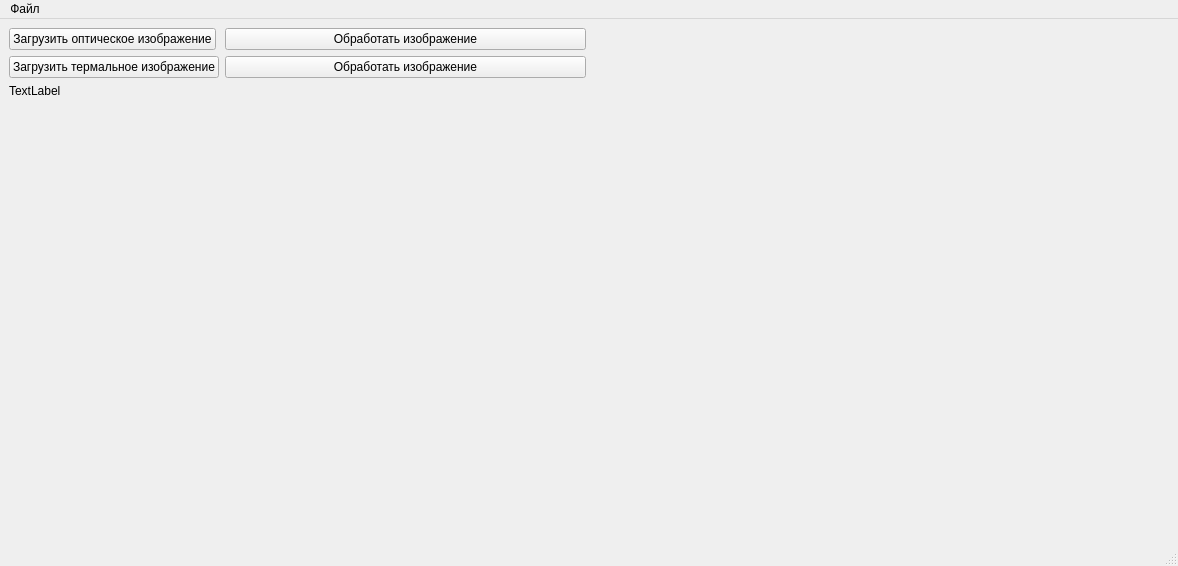
<?xml version="1.0" encoding="UTF-8"?>
<ui version="4.0">
 <class>MainWindow</class>
 <widget class="QMainWindow" name="MainWindow">
  <property name="geometry">
   <rect>
    <x>0</x>
    <y>0</y>
    <width>1178</width>
    <height>566</height>
   </rect>
  </property>
  <property name="windowTitle">
   <string>MainWindow</string>
  </property>
  <widget class="QWidget" name="centralwidget">
   <property name="sizePolicy">
    <sizepolicy hsizetype="Preferred" vsizetype="Preferred">
     <horstretch>0</horstretch>
     <verstretch>0</verstretch>
    </sizepolicy>
   </property>
   <property name="autoFillBackground">
    <bool>false</bool>
   </property>
   <layout class="QHBoxLayout" name="horizontalLayout_2">
    <item>
     <layout class="QVBoxLayout" name="verticalLayout">
      <item>
       <layout class="QFormLayout" name="formLayout">
        <item row="0" column="0">
         <widget class="QPushButton" name="pushButton_4">
          <property name="text">
           <string>Загрузить оптическое изображение</string>
          </property>
         </widget>
        </item>
        <item row="2" column="0">
         <widget class="QLabel" name="label">
          <property name="text">
           <string>TextLabel</string>
          </property>
         </widget>
        </item>
        <item row="1" column="0">
         <widget class="QPushButton" name="pushButton">
          <property name="text">
           <string>Загрузить термальное изображение</string>
          </property>
         </widget>
        </item>
        <item row="1" column="1">
         <widget class="QPushButton" name="pushButton_2">
          <property name="text">
           <string>Обработать изображение</string>
          </property>
         </widget>
        </item>
        <item row="0" column="1">
         <widget class="QPushButton" name="pushButton_3">
          <property name="text">
           <string>Обработать изображение</string>
          </property>
         </widget>
        </item>
       </layout>
      </item>
     </layout>
    </item>
    <item>
     <layout class="QHBoxLayout" name="horizontalLayout">
      <item>
       <widget class="QLabel" name="OpticLabel">
        <property name="text">
         <string/>
        </property>
        <property name="pixmap">
         <pixmap>../Res/OpticExample.jpg</pixmap>
        </property>
        <property name="scaledContents">
         <bool>true</bool>
        </property>
       </widget>
      </item>
      <item>
       <widget class="QLabel" name="ThermalLabel">
        <property name="text">
         <string/>
        </property>
        <property name="pixmap">
         <pixmap>../Res/ThermoExample.png</pixmap>
        </property>
       </widget>
      </item>
      <item>
       <layout class="QHBoxLayout" name="LayutColour"/>
      </item>
     </layout>
    </item>
   </layout>
  </widget>
  <widget class="QMenuBar" name="menubar">
   <property name="geometry">
    <rect>
     <x>0</x>
     <y>0</y>
     <width>1178</width>
     <height>21</height>
    </rect>
   </property>
   <widget class="QMenu" name="menu">
    <property name="title">
     <string>Файл</string>
    </property>
    <addaction name="OpenFileDialog"/>
   </widget>
   <addaction name="menu"/>
  </widget>
  <widget class="QStatusBar" name="statusbar"/>
  <action name="OpenFileDialog">
   <property name="text">
    <string>Открыть набор данных</string>
   </property>
  </action>
 </widget>
 <resources/>
 <connections/>
</ui>
